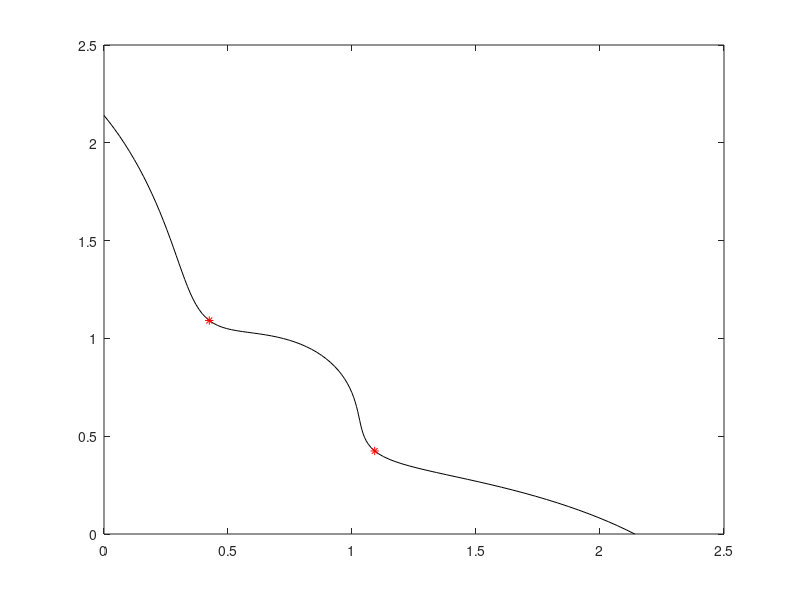

Write the MATLAB code that produced this figure. (Note: this script raises an error after producing the figure.)
P =1;
%%%%%%%%%%%%%%%%%%%%%%%%%%%%%%%%%%%%%%%%%%%%%%%%%%%%%%%%%%
x=[0:0.01:1];
% y=[0:0.01:1];
% [u,v]=meshgrid(x,y);
A=4;
B=1;
S=-2;
m1 = 5+10.*(x-0.5).^2+ cos(A.*x.^B.*pi)./(A.*2.^S);
% m2 = 5+10.*(v-0.5).^2+ cos(A.*v.^B.*pi)./(A.*2.^S);
% ma=(m1.*m2)./2;
m = log(m1);
%m=m1
f1=m.*x;
f2=m.*(1-x);
% f3=m.*(1-u);
plot(f1,f2,'k');
hold on
% %%%%%%%%%%%%%%%%%%%%%%%%%%%%%%%%%%%%%%%%%%%%%%%%%%%%%%%%%%
%% parameter preparation
M = 2; %% objs
x=0:0.01:1;
popdec = repmat(x,M-1,1); %% init popdec
%% parameters in knee function;
A=4;
B=1;
S=-2;
m1 = 5+10.*(x-0.5).^2+ cos(A.*x.^B.*pi)./(A.*2.^S);
%%%%%%%%%%%%%%%%%%%%%%%%%%%%%%%%%%%%%%%%%%%%%%%%%%%%%%%%%%%%%%%%%%%%%%%%%%%
%% find the index of the minima  
[~,N] = size(x); %% the size of x
index = round(N/2); %% there are two minima of the knee function. 
[mm,mxid] = min(m1(1,1:index));
[mm2,mxid2] = min(m1(1,index:N));
%% corresponding x 
xknee = [];
minx = x(mxid);
minx2 = x(mxid2+index-1);
xknee =[xknee;minx;minx2];
fxknee = repmat(xknee',M-1,1); %% the xknee set.
%%%%%%%%%%%%%%%%%%%%%%%%%%%%%%%%%%%%%%%%%%%%%%%%%%%%%%%%%%%%%%%%%%%%%%%%%%%
%% do combinations among the fxknee. [1 2;4 5;7 8;10 11;13 14....] 
%% if there are 1 interval, then there are in the same line
com = zeros(M-1,2); %% 2 --> two minima
for i=1:M-1
   com(i,1) = 3*i-2;
   com(i,2) = 3*i-1;
end
com2 = reshape(com,[1,2*(M-1)]);
com3 = combnk(com2,M-1);
fcom = [];
[nr,nc] = size(com3);
for i=1:nr
    com4 = combnk(com3(i,:),2);
    [row,col] = size(com4);
    com5 = com4(:,2)-com4(:,1);
    if ~any((com5+1)==0) & ~any((com5-1)==0)
        fcom = [fcom;com3(i,:)];
    end
end
fcom = sort(fcom,2); %% sort array and save the position of the xknee.
[nrf,ncf] = size(fcom);
oxknee = xknee';
vark = []; %% save the true x knee point
ffcom = mod(fcom,3);
for i=1:nrf
    for j =1: ncf
        if ffcom(i,j) == 1
            tmp =  oxknee(1,1);
            vark(i,j) = tmp;
        end
        if  ffcom(i,j) == 2
            tmp =  oxknee(1,2);
            vark(i,j) = tmp;
        end
    end
end
mk = zeros(nrf,M-1);
mknee = zeros(nrf,1);
for i=1:M-1
  mk(:,i) = 5+10.*(vark(:,i)-0.5).*(vark(:,i)-0.5) + cos(A.*pi.*power(vark(:,i),B))./(A.*power(2,S));
end 
Tr = mk'; %% transposition
if M>2
   mknee = prod(Tr(:,1:nrf))./(M-1); %% multiplicative
end
if M==2
   mknee = Tr(:,1:nrf)./(M-1); %% multiplicative
end
mknee = log(mknee'); %% transposition
%% construct the shape functions:           
PopObj = ones(nrf,M);    
for i=1:M
    PopObj(:,i) = PopObj(:,i).* mknee;
end
for i=1:M
    for j=1:M-i
    PopObj(:,i) =  PopObj(:,i).*power(vark(:,j), P);
    end
    if i~=1
    aux = M - i +1;
    PopObj(:,i)= PopObj(:,i).*(1 - power(vark(:,aux), P));
    end
end
%%%%%%%%%%%%%%%%%%%%%%%%%%%%%%%%%%%%%%%%%%%%%%%%%%%%%%%%%%
plot(PopObj(:,1),PopObj(:,2),'r*');
% plot3(PopObj(:,1),PopObj(:,2),PopObj(:,3),'r*');
hold on
%%%%%%%%%%%%%%%%%%%%%%%%%%%%%%%%%%%%%%%%%%%%%%%%%%%%%%%%%%%
saveKnee('PMOP1-',PopObj,M);
% view(124,21)
